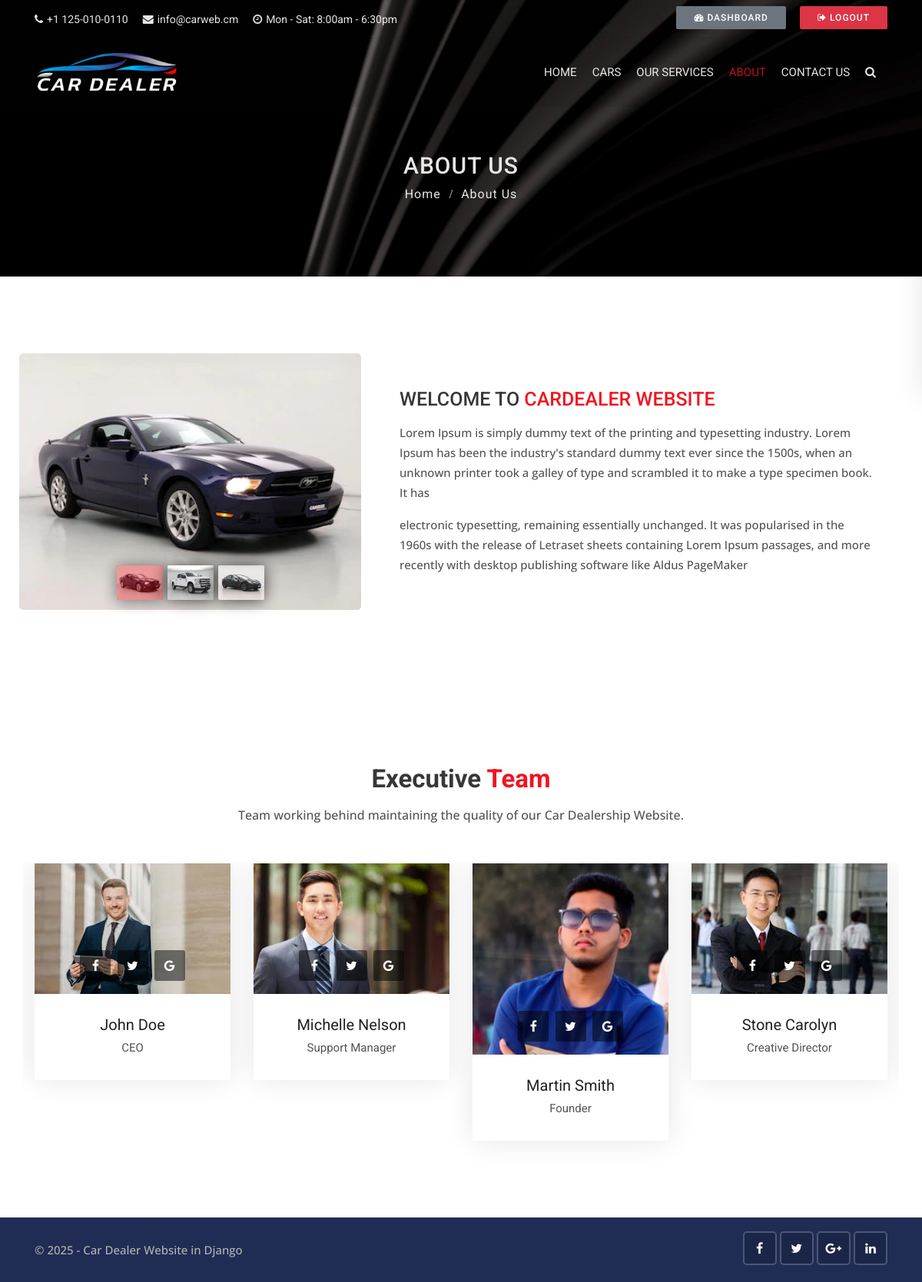
Page /about (signed in) on the committed database.
### pages/models.py (models this page shows, shortened)
class Team(models.Model):
    first_name = models.CharField(max_length=255)
    last_name = models.CharField(max_length=255)
    designation = models.CharField(max_length=255)
    photo = models.ImageField(upload_to='photos/%Y/%m/%d/')
    facebook_link = models.URLField(max_length=100)
    twitter_link = models.URLField(max_length=100)
    google_plus_link = models.URLField(max_length=100)
    created_date = models.DateTimeField(auto_now_add=True)

### pages/views.py (the view)
# urls.py: path('about', views.about, name='about'),
def about(request):
    teams = Team.objects.all()
    data = {
        'teams': teams,
    }
    return render(request, 'pages/about.html', data)

### templates/pages/about.html (shortened to what this page needs)
{% extends 'base.html' %}
{% block content %}
{% load static %}
<div class="sub-banner overview-bgi">
    <div class="container breadcrumb-area">
        <div class="breadcrumb-areas">
            <h1>About Us</h1>
            <ul class="breadcrumbs">
                <li><a href="{% url 'home' %}">Home</a></li>
                <li class="active">About Us</li>
            </ul>
        </div>
    </div>
</div>
<div class="about-car content-area-5">
    <div class="container">
        <div class="row">
            <div class="col-xl-5 col-lg-6">
                <div class="about-car-photo">
                    <div id="carDetailsSlider" class="carousel car-details-sliders slide">
                        <div class="carousel-inner">
                            <div class="active item carousel-item" data-slide-number="0">
                                <img src="{% static 'img/car-1.jpg' %}" class="img-fluid" alt="slider-car">
                            </div>
                        </div>
                        <ul class="carousel-indicators car-properties list-inline nav nav-justified">
                            <li class="list-inline-item active">
                                <a id="carousel-selector-0" class="selected" data-slide-to="0" data-target="#carDetailsSlider">
                                    <img src="{% static 'img/car-1.jpg' %}" class="img-fluid" alt="small-car">
                                </a>
                            </li>
                            <li class="list-inline-item">
                                <a id="carousel-selector-1" data-slide-to="1" data-target="#carDetailsSlider">
                                    <img src="{% static 'img/car-2.jpg' %}" class="img-fluid" alt="small-car">
                                </a>
                            </li>
                            <li class="list-inline-item">
                                <a id="carousel-selector-2" data-slide-to="2" data-target="#carDetailsSlider">
                                    <img src="{% static 'img/car-3.jpg' %}" class="img-fluid" alt="small-car">
                                </a>
                            </li>
                        </ul>
                    </div>
                </div>
            </div>
            <div class="col-xl-7 col-lg-6 align-self-center">
                <div class="best-used-car">
                    <h3>Welcome to <span>CarDealer Website</span></h3>
                    <p>Lorem Ipsum is simply dummy text of the printing and typesetting industry. Lorem Ipsum has been the industry's standard dummy text ever since the 1500s, when an unknown printer took a galley of type and scrambled it to make a type specimen book. It has</p>
                    <p class="mb-0">electronic typesetting, remaining essentially unchanged. It was popularised in the 1960s with the release of Letraset sheets containing Lorem Ipsum passages, and more recently with desktop publishing software like Aldus PageMaker</p>
                </div>
            </div>
        </div>
    </div>
</div>
<div class="our-team content-area">
    <div class="container">
        <div class="main-title">
            <h1>Executive <span>Team</span></h1>
            <p>Team working behind maintaining the quality of our Car Dealership Website.</p>
        </div>
        <div class="slick-slider-area clearfix">
            <div class="row slick-carousel" data-slick='{"slidesToShow": 4, "responsive":[{"breakpoint": 1024,"settings":{"slidesToShow": 2}}, {"breakpoint": 768,"settings":{"slidesToShow": 1}}]}'>
            {% for team in teams %}
                <div class="slick-slide-item">
                    <div class="team-1">
                        <div class="photo">
                            <a href="#">
                                <img src="{{team.photo.url}}" alt="team-1" class="img-fluid">
                            </a>
                            <div class="social-list clearfix">
                                <a href="{{team.facebook_link}}" target="_blank" class="facebook-bg"><i class="fa fa-facebook"></i></a>
                                <a href="{{team.twitter_link}}" target="_blank" class="twitter-bg"><i class="fa fa-twitter"></i></a>
                                <a href="{{team.google_plus_link}}" target="_blank" class="google-bg"><i class="fa fa-google"></i></a>
                            </div>
                        </div>
                        <div class="details">
                            <h4><a href="team-detail.html">{{team.first_name}} {{team.last_name}}</a></h4>
                            <h5>{{team.designation}}</h5>
                        </div>
                    </div>
                </div>
            {% endfor %}
            </div>
        </div>
    </div>
</div>
{% endblock %}

### Cardealerweb/static/css/skins/red.css (style rules this page uses)
.about-car .best-used-car h3 span { color: #f0151f; }
.carousel-indicators .active { background-color: #f0151f; }
.main-title h1 span { color:#f0151f; }

### rows in the picture
Team: photo (picture), first_name "Martin", last_name "Smith", designation "Founder"
Team: photo (picture), first_name "Stone", last_name "Carolyn", designation "Creative Director"
Team: photo (picture), first_name "John", last_name "Doe", designation "CEO"
Team: photo (picture), first_name "Michelle", last_name "Nelson", designation "Support Manager"
